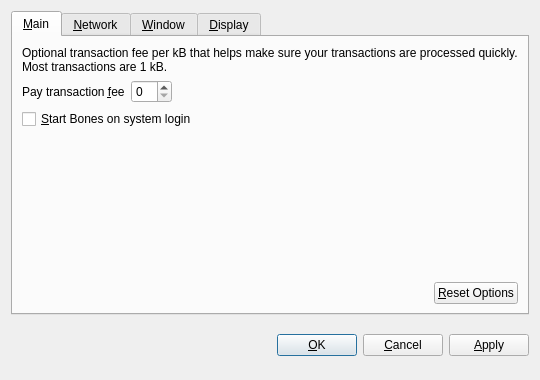
<?xml version="1.0" encoding="UTF-8"?>
<ui version="4.0">
 <class>OptionsDialog</class>
 <widget class="QDialog" name="OptionsDialog">
  <property name="geometry">
   <rect>
    <x>0</x>
    <y>0</y>
    <width>540</width>
    <height>380</height>
   </rect>
  </property>
  <property name="windowTitle">
   <string>Options</string>
  </property>
  <property name="modal">
   <bool>true</bool>
  </property>
  <layout class="QVBoxLayout" name="verticalLayout">
   <item>
    <widget class="QTabWidget" name="tabWidget">
     <property name="tabPosition">
      <enum>QTabWidget::North</enum>
     </property>
     <property name="currentIndex">
      <number>0</number>
     </property>
     <widget class="QWidget" name="tabMain">
      <attribute name="title">
       <string>&amp;Main</string>
      </attribute>
      <layout class="QVBoxLayout" name="verticalLayout_Main">
       <item>
        <widget class="QLabel" name="transactionFeeInfoLabel">
         <property name="text">
          <string>Optional transaction fee per kB that helps make sure your transactions are processed quickly. Most transactions are 1 kB.</string>
         </property>
         <property name="textFormat">
          <enum>Qt::PlainText</enum>
         </property>
         <property name="wordWrap">
          <bool>true</bool>
         </property>
        </widget>
       </item>
       <item>
        <layout class="QHBoxLayout" name="horizontalLayout_1_Main">
         <item>
          <widget class="QLabel" name="transactionFeeLabel">
           <property name="text">
            <string>Pay transaction &amp;fee</string>
           </property>
           <property name="textFormat">
            <enum>Qt::PlainText</enum>
           </property>
           <property name="buddy">
            <cstring>transactionFee</cstring>
           </property>
          </widget>
         </item>
         <item>
          <widget class="BitcoinAmountField" name="transactionFee"/>
         </item>
         <item>
          <spacer name="horizontalSpacer_1_Main">
           <property name="orientation">
            <enum>Qt::Horizontal</enum>
           </property>
           <property name="sizeHint" stdset="0">
            <size>
             <width>40</width>
             <height>20</height>
            </size>
           </property>
          </spacer>
         </item>
        </layout>
       </item>
       <item>
        <widget class="QCheckBox" name="bitcoinAtStartup">
         <property name="toolTip">
          <string>Automatically start Bones after logging in to the system.</string>
         </property>
         <property name="text">
          <string>&amp;Start Bones on system login</string>
         </property>
        </widget>
       </item>
       <item>
        <spacer name="verticalSpacer_Main">
         <property name="orientation">
          <enum>Qt::Vertical</enum>
         </property>
         <property name="sizeHint" stdset="0">
          <size>
           <width>20</width>
           <height>40</height>
          </size>
         </property>
        </spacer>
       </item>
       <item>
        <layout class="QHBoxLayout" name="horizontalLayout_2_Main">
         <item>
          <spacer name="horizontalSpacer_2_Main">
           <property name="orientation">
            <enum>Qt::Horizontal</enum>
           </property>
           <property name="sizeHint" stdset="0">
            <size>
             <width>40</width>
             <height>20</height>
            </size>
           </property>
          </spacer>
         </item>
         <item>
          <widget class="QPushButton" name="resetButton">
           <property name="toolTip">
            <string>Reset all client options to default.</string>
           </property>
           <property name="text">
            <string>&amp;Reset Options</string>
           </property>
           <property name="autoDefault">
            <bool>false</bool>
           </property>
          </widget>
         </item>
        </layout>
       </item>
      </layout>
     </widget>
     <widget class="QWidget" name="tabNetwork">
      <attribute name="title">
       <string>&amp;Network</string>
      </attribute>
      <layout class="QVBoxLayout" name="verticalLayout_Network">
       <item>
        <widget class="QCheckBox" name="mapPortUpnp">
         <property name="toolTip">
          <string>Automatically open the Bones client port on the router. This only works when your router supports UPnP and it is enabled.</string>
         </property>
         <property name="text">
          <string>Map port using &amp;UPnP</string>
         </property>
        </widget>
       </item>
       <item>
        <widget class="QCheckBox" name="connectSocks">
         <property name="toolTip">
          <string>Connect to the Bones network through a SOCKS proxy (e.g. when connecting through Tor).</string>
         </property>
         <property name="text">
          <string>&amp;Connect through SOCKS proxy:</string>
         </property>
        </widget>
       </item>
       <item>
        <layout class="QHBoxLayout" name="horizontalLayout_Network">
         <item>
          <widget class="QLabel" name="proxyIpLabel">
           <property name="text">
            <string>Proxy &amp;IP:</string>
           </property>
           <property name="textFormat">
            <enum>Qt::PlainText</enum>
           </property>
           <property name="buddy">
            <cstring>proxyIp</cstring>
           </property>
          </widget>
         </item>
         <item>
          <widget class="QValidatedLineEdit" name="proxyIp">
           <property name="maximumSize">
            <size>
             <width>140</width>
             <height>16777215</height>
            </size>
           </property>
           <property name="toolTip">
            <string>IP address of the proxy (e.g. 127.0.0.1)</string>
           </property>
          </widget>
         </item>
         <item>
          <widget class="QLabel" name="proxyPortLabel">
           <property name="text">
            <string>&amp;Port:</string>
           </property>
           <property name="textFormat">
            <enum>Qt::PlainText</enum>
           </property>
           <property name="buddy">
            <cstring>proxyPort</cstring>
           </property>
          </widget>
         </item>
         <item>
          <widget class="QLineEdit" name="proxyPort">
           <property name="maximumSize">
            <size>
             <width>55</width>
             <height>16777215</height>
            </size>
           </property>
           <property name="toolTip">
            <string>Port of the proxy (e.g. 9050)</string>
           </property>
          </widget>
         </item>
         <item>
          <widget class="QLabel" name="socksVersionLabel">
           <property name="text">
            <string>SOCKS &amp;Version:</string>
           </property>
           <property name="textFormat">
            <enum>Qt::PlainText</enum>
           </property>
           <property name="buddy">
            <cstring>socksVersion</cstring>
           </property>
          </widget>
         </item>
         <item>
          <widget class="QValueComboBox" name="socksVersion">
           <property name="toolTip">
            <string>SOCKS version of the proxy (e.g. 5)</string>
           </property>
          </widget>
         </item>
         <item>
          <spacer name="horizontalSpacer_Network">
           <property name="orientation">
            <enum>Qt::Horizontal</enum>
           </property>
           <property name="sizeHint" stdset="0">
            <size>
             <width>40</width>
             <height>20</height>
            </size>
           </property>
          </spacer>
         </item>
        </layout>
       </item>
       <item>
        <spacer name="verticalSpacer_Network">
         <property name="orientation">
          <enum>Qt::Vertical</enum>
         </property>
         <property name="sizeHint" stdset="0">
          <size>
           <width>20</width>
           <height>40</height>
          </size>
         </property>
        </spacer>
       </item>
      </layout>
     </widget>
     <widget class="QWidget" name="tabWindow">
      <attribute name="title">
       <string>&amp;Window</string>
      </attribute>
      <layout class="QVBoxLayout" name="verticalLayout_Window">
       <item>
        <widget class="QCheckBox" name="minimizeToTray">
         <property name="toolTip">
          <string>Show only a tray icon after minimizing the window.</string>
         </property>
         <property name="text">
          <string>&amp;Minimize to the tray instead of the taskbar</string>
         </property>
        </widget>
       </item>
       <item>
        <widget class="QCheckBox" name="minimizeOnClose">
         <property name="toolTip">
          <string>Minimize instead of exit the application when the window is closed. When this option is enabled, the application will be closed only after selecting Quit in the menu.</string>
         </property>
         <property name="text">
          <string>M&amp;inimize on close</string>
         </property>
        </widget>
       </item>
       <item>
        <spacer name="verticalSpacer_Window">
         <property name="orientation">
          <enum>Qt::Vertical</enum>
         </property>
         <property name="sizeHint" stdset="0">
          <size>
           <width>20</width>
           <height>40</height>
          </size>
         </property>
        </spacer>
       </item>
      </layout>
     </widget>
     <widget class="QWidget" name="tabDisplay">
      <attribute name="title">
       <string>&amp;Display</string>
      </attribute>
      <layout class="QVBoxLayout" name="verticalLayout_Display">
       <item>
        <layout class="QHBoxLayout" name="horizontalLayout_1_Display">
         <item>
          <widget class="QLabel" name="langLabel">
           <property name="text">
            <string>User Interface &amp;language:</string>
           </property>
           <property name="textFormat">
            <enum>Qt::PlainText</enum>
           </property>
           <property name="buddy">
            <cstring>lang</cstring>
           </property>
          </widget>
         </item>
         <item>
          <widget class="QValueComboBox" name="lang">
           <property name="toolTip">
            <string>The user interface language can be set here. This setting will take effect after restarting Bones.</string>
           </property>
          </widget>
         </item>
        </layout>
       </item>
       <item>
        <layout class="QHBoxLayout" name="horizontalLayout_2_Display">
         <item>
          <widget class="QLabel" name="unitLabel">
           <property name="text">
            <string>&amp;Unit to show amounts in:</string>
           </property>
           <property name="textFormat">
            <enum>Qt::PlainText</enum>
           </property>
           <property name="buddy">
            <cstring>unit</cstring>
           </property>
          </widget>
         </item>
         <item>
          <widget class="QValueComboBox" name="unit">
           <property name="toolTip">
            <string>Choose the default subdivision unit to show in the interface and when sending coins.</string>
           </property>
          </widget>
         </item>
        </layout>
       </item>
       <item>
        <widget class="QCheckBox" name="displayAddresses">
         <property name="toolTip">
          <string>Whether to show Bones addresses in the transaction list or not.</string>
         </property>
         <property name="text">
          <string>&amp;Display addresses in transaction list</string>
         </property>
        </widget>
       </item>
       <item>
        <widget class="QCheckBox" name="coinControlFeatures">
         <property name="toolTip">
          <string>Whether to show coin control features or not.</string>
         </property>
         <property name="text">
          <string>Display coin &amp;control features (experts only!)</string>
         </property>
        </widget>
       </item>
       <item>
        <spacer name="verticalSpacer_Display">
         <property name="orientation">
          <enum>Qt::Vertical</enum>
         </property>
         <property name="sizeHint" stdset="0">
          <size>
           <width>20</width>
           <height>40</height>
          </size>
         </property>
        </spacer>
       </item>
      </layout>
     </widget>
    </widget>
   </item>
   <item>
    <layout class="QHBoxLayout" name="horizontalLayout_Buttons">
     <item>
      <spacer name="horizontalSpacer_1">
       <property name="orientation">
        <enum>Qt::Horizontal</enum>
       </property>
       <property name="sizeHint" stdset="0">
        <size>
         <width>40</width>
         <height>48</height>
        </size>
       </property>
      </spacer>
     </item>
     <item>
      <widget class="QLabel" name="statusLabel">
       <property name="font">
        <font>
         <weight>75</weight>
         <bold>true</bold>
        </font>
       </property>
       <property name="text">
        <string/>
       </property>
       <property name="textFormat">
        <enum>Qt::PlainText</enum>
       </property>
       <property name="wordWrap">
        <bool>true</bool>
       </property>
      </widget>
     </item>
     <item>
      <spacer name="horizontalSpacer_2">
       <property name="orientation">
        <enum>Qt::Horizontal</enum>
       </property>
       <property name="sizeHint" stdset="0">
        <size>
         <width>40</width>
         <height>48</height>
        </size>
       </property>
      </spacer>
     </item>
     <item>
      <widget class="QPushButton" name="okButton">
       <property name="text">
        <string>&amp;OK</string>
       </property>
      </widget>
     </item>
     <item>
      <widget class="QPushButton" name="cancelButton">
       <property name="text">
        <string>&amp;Cancel</string>
       </property>
       <property name="autoDefault">
        <bool>false</bool>
       </property>
      </widget>
     </item>
     <item>
      <widget class="QPushButton" name="applyButton">
       <property name="text">
        <string>&amp;Apply</string>
       </property>
       <property name="autoDefault">
        <bool>false</bool>
       </property>
      </widget>
     </item>
    </layout>
   </item>
  </layout>
 </widget>
 <customwidgets>
  <customwidget>
   <class>BitcoinAmountField</class>
   <extends>QSpinBox</extends>
   <header>bitcoinamountfield.h</header>
  </customwidget>
  <customwidget>
   <class>QValueComboBox</class>
   <extends>QComboBox</extends>
   <header>qvaluecombobox.h</header>
  </customwidget>
  <customwidget>
   <class>QValidatedLineEdit</class>
   <extends>QLineEdit</extends>
   <header>qvalidatedlineedit.h</header>
  </customwidget>
 </customwidgets>
 <resources/>
 <connections/>
</ui>
